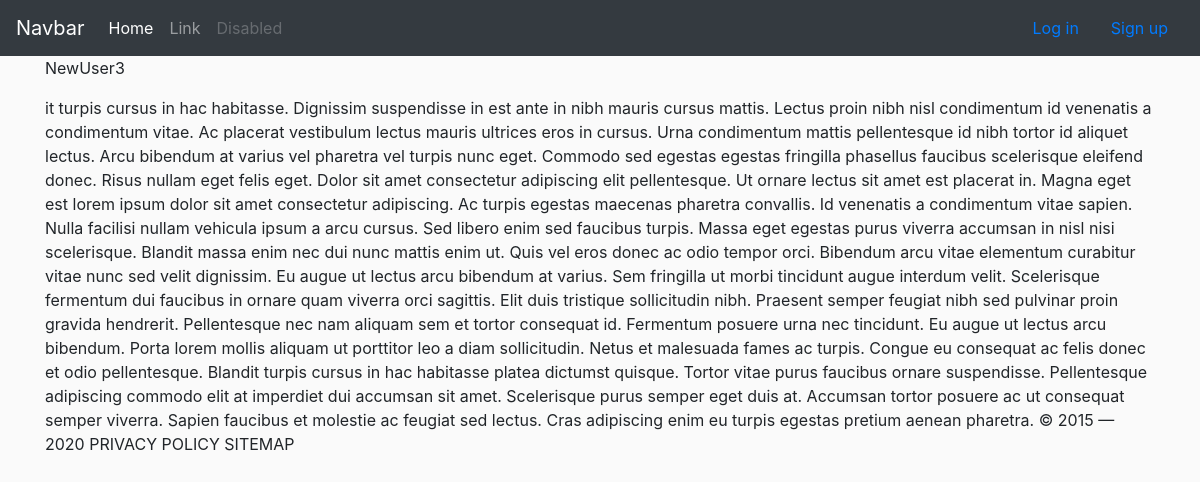
The app's page /blog/post/17/ with its own data.
### blog/models.py (models this page shows, shortened)
class Post(models.Model):
    title = models.CharField(max_length=100)
    content = models.TextField()
    date_posted = models.DateTimeField(default=timezone.now)
    author = models.ForeignKey(User, on_delete=models.CASCADE)

### blog/views.py (the view)
# urls.py: path('post/<int:pk>/', PostDetailView.as_view(), name='post-detail'),
class PostDetailView(DetailView):
    model = Post

### blog/templates/blog/post_detail.html (shortened to what this page needs)
{% extends "blog/base.html" %}
{% block content %}
<div class="media-body">
    <p>{{ object.author }}</p>
    <p>{{ object.content }} </p>
</div>
{% endblock content %}

### blog/static/blog/main.css (style rules this page uses)
body { background: #fafafa; color: #333333 margin-top: 5rem; }

### records on screen
Post: author "NewUser3", content "it turpis cursus in hac habitasse. Dignissim suspendisse in est ante in nibh mauris cursus mattis. Lectus proin nibh nisl condimentum id venenatis a condimentum vitae. Ac placerat vestibulum lectus mauris ultrices eros in cursus. Urna condimentum mattis pellentesque id nibh tortor id aliquet lectus. Arcu bibendum at varius vel pharetra vel turpis nunc eget. Commodo sed egestas egestas fringilla phasellus faucibus scelerisque eleifend donec. Risus nullam eget felis eget. Dolor sit amet consectetur adipiscing elit pellentesque. Ut ornare lectus sit amet est placerat in. Magna eget est lorem ipsum dolor sit amet consectetur adipiscing. Ac turpis egestas maecenas pharetra convallis. Id…"
